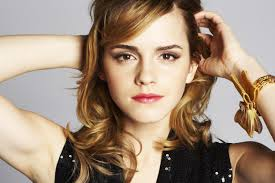
%> input picture ew.jpg, 275 x 183 px
$ octave rohit1.m   (GNU Octave 9; MATLAB toolbox functions it lacks are replaced by stand-ins)
%> lines starting %> are read from the running program, lines starting %| are printed output that depends on the picture; in (x1, y1, x2, y2) boxes, pixels count from 0 and x2, y2 are one past the last pixel; in counts of white or black regions, pixels touching at a corner belong together; the program's own positions count from 1
im=imread('ew.jpg');
%> im is the input picture: size 183x275x3 uint8; mean R, G, B 164.1, 143.5, 125.5
figure;imshow(im);
im2=rgb2gray(im);
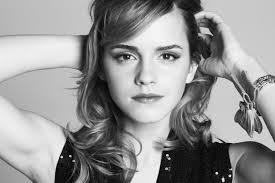
%> im2: size 183x275 uint8; min 0, max 254, mean 147.6
figure;imshow(im2);
thres=graythresh(im2);
%> thres = 0.514
im3=im2bw(im2,thres);
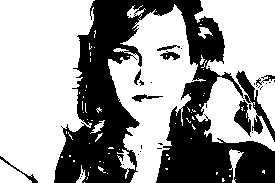
%> im3: size 183x275 logical; 61.7% white; 32 black regions (23 under 20 px), largest, box (x1, y1, x2, y2) and area: (54, 0, 275, 183) 17748, (236, 71, 275, 142) 648, (234, 100, 251, 137) 315
figure;imshow(im3);

$ run again, with eye.jpg copied over ew.jpg
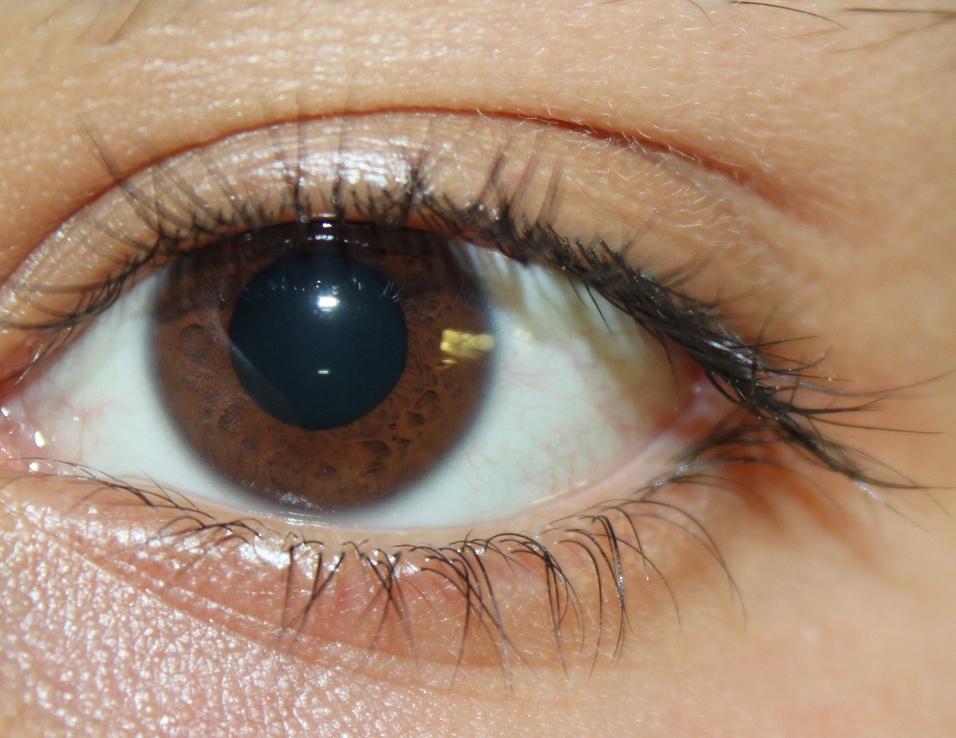
%> input picture eye.jpg, 956 x 738 px, shrunk from 2085 x 1609 before the run
%> im is the input picture: size 738x956x3 uint8; mean R, G, B 163.2, 135.4, 113.7
%> `im2=rgb2gray(im);`:
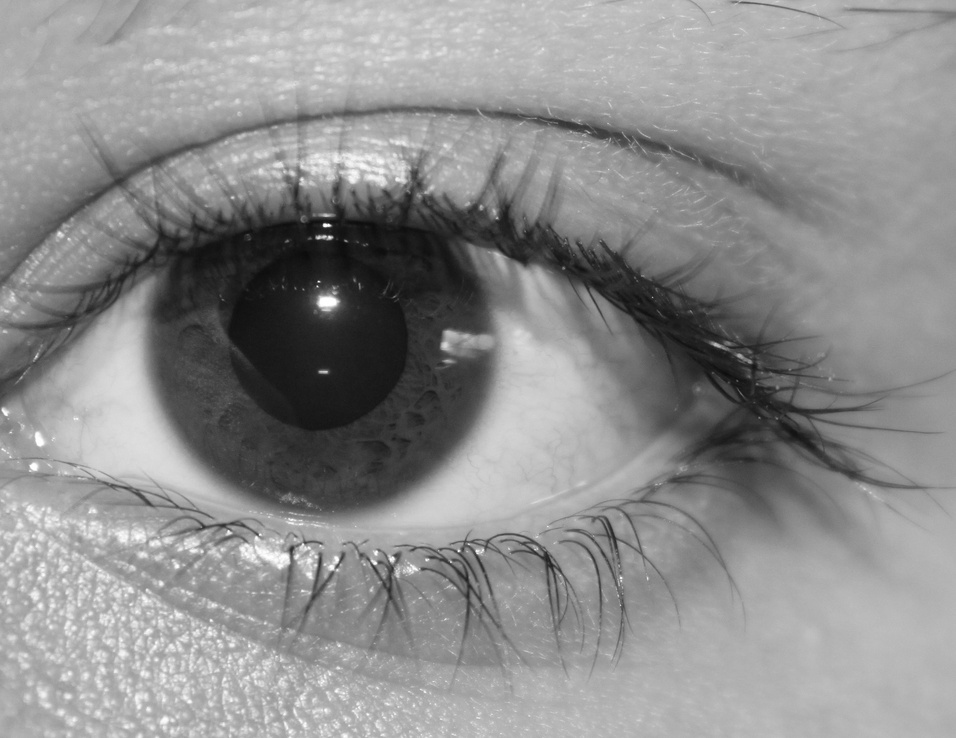
%> im2: size 738x956 uint8; min 11, max 255, mean 141.2
%> thres = 0.447
%> `im3=im2bw(im2,thres);`:
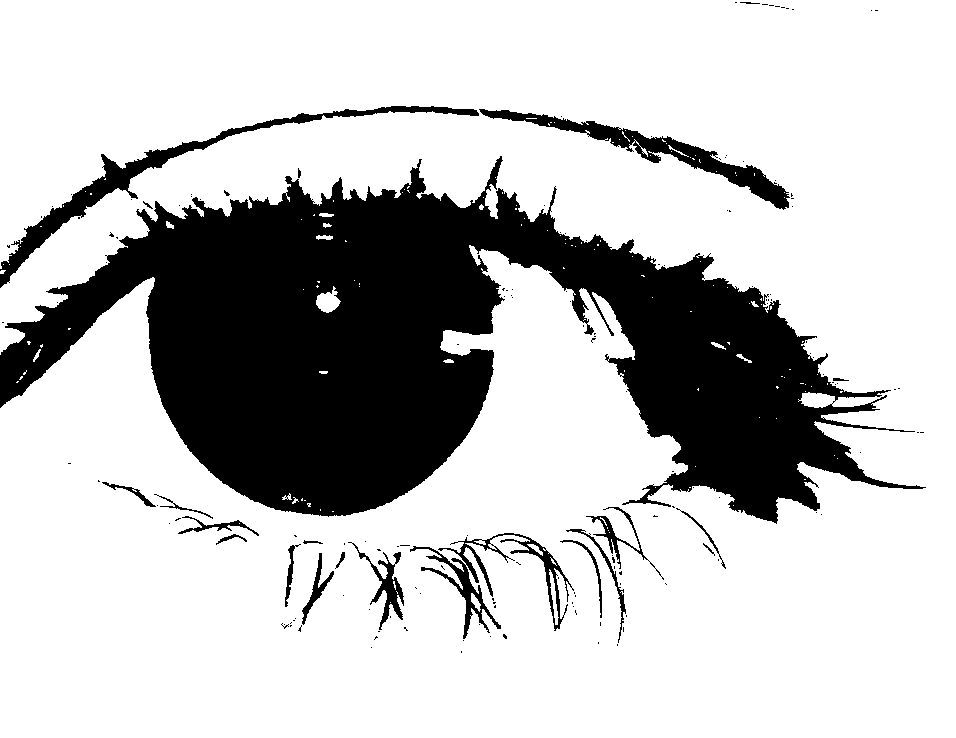
%> im3: size 738x956 logical; 76.1% white; 160 black regions (138 under 20 px), largest, box (x1, y1, x2, y2) and area: (0, 156, 926, 524) 150503, (0, 106, 479, 288) 5706, (479, 109, 790, 210) 4664

$ run again, with cameraman1.png saved as ew.jpg
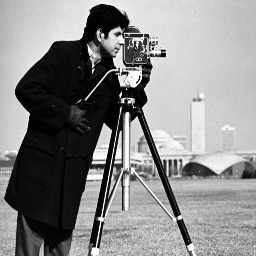
%> input picture cameraman1.png, 256 x 256 px
%> im is the input picture: size 256x256 uint8; min 0, max 255, mean 137.1
%> thres = 0.424
%> `im3=im2bw(im2,thres);`:
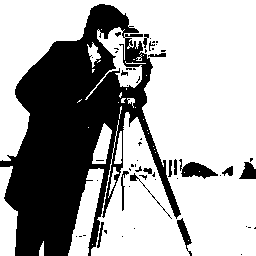
%> im3: size 256x256 logical; 66.1% white; 56 black regions (41 under 20 px), largest, box (x1, y1, x2, y2) and area: (0, 4, 181, 256) 20650, (179, 159, 218, 179) 390, (177, 218, 192, 256) 197
